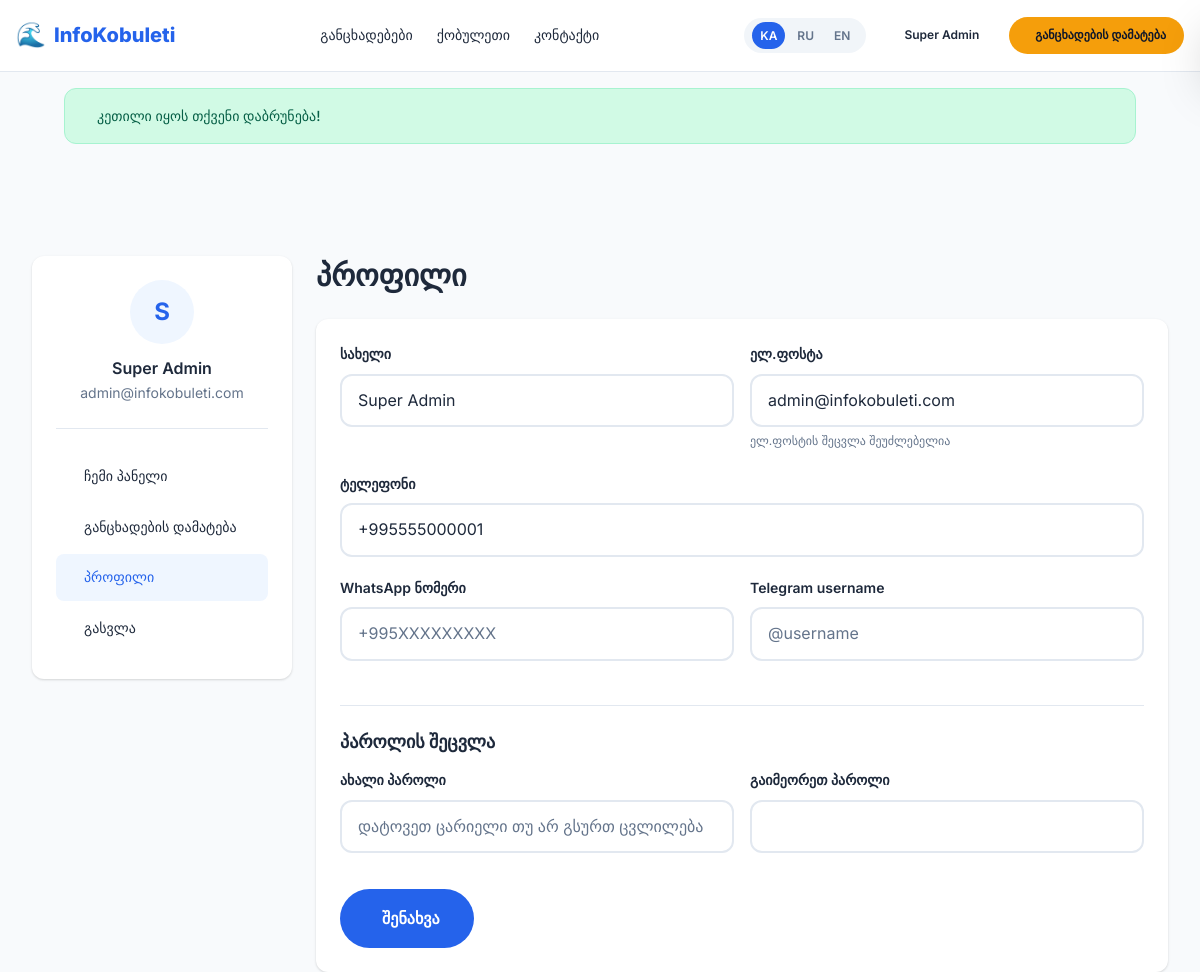
The page /my/profile (signed in) on the database as committed earlier.
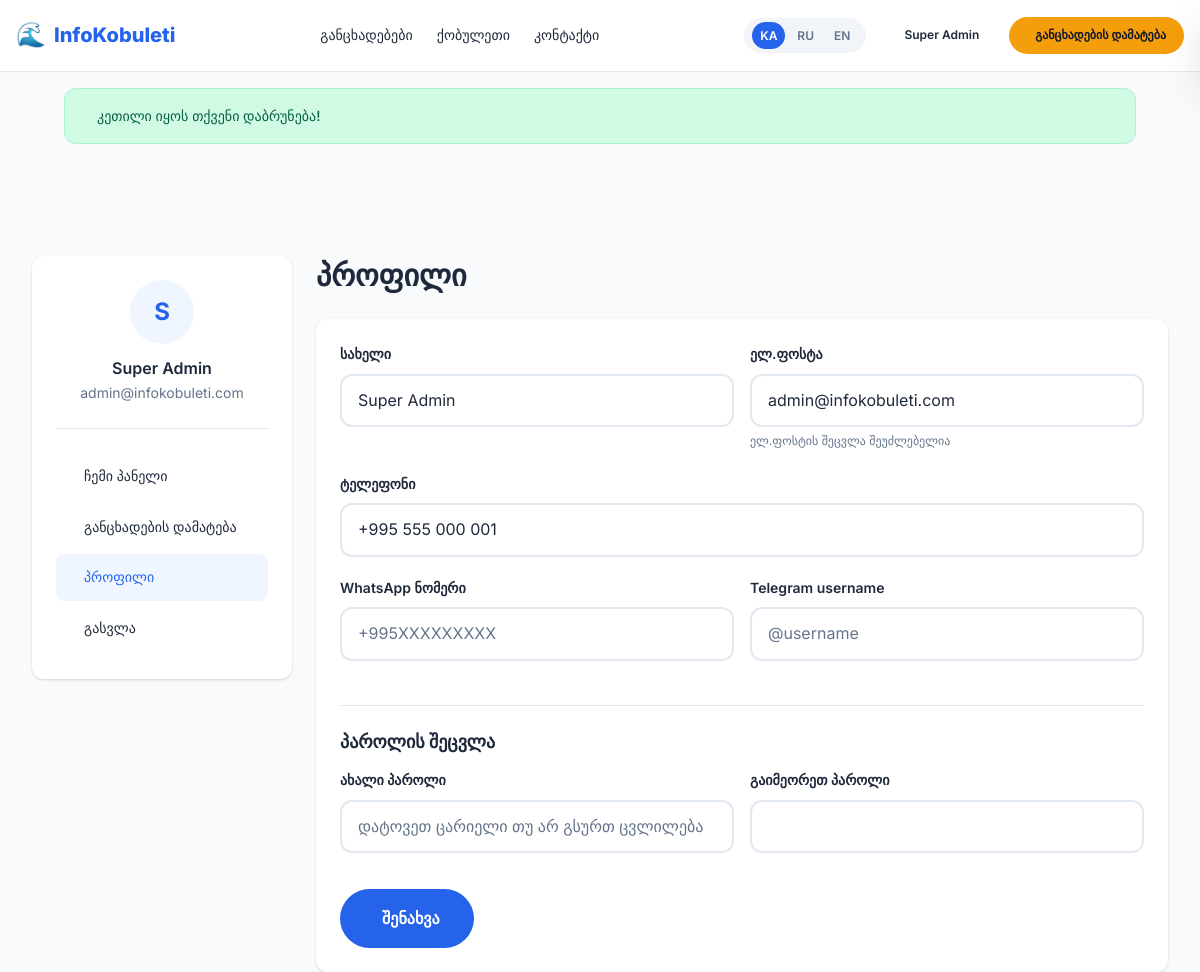
The same page on the database as committed later.
### tables this page shows
CREATE TABLE `users` (
  `id` INT AUTO_INCREMENT PRIMARY KEY,
  `name` VARCHAR(255) NOT NULL,
  `email` VARCHAR(255) UNIQUE NOT NULL,
  `phone` VARCHAR(50),
  `whatsapp_number` VARCHAR(50),
  `telegram_username` VARCHAR(100),
  `password` VARCHAR(255) NOT NULL,
  `avatar` VARCHAR(255),
  `role` ENUM('user','admin') DEFAULT 'user',
  `is_active` TINYINT(1) DEFAULT 1,
  `email_verified` TINYINT(1) DEFAULT 1,
  `created_at` TIMESTAMP DEFAULT CURRENT_TIMESTAMP
);

### app/controllers/UserController.php (called while the page is built, shortened)
<?php
class UserController {
    private User $userModel;
    public function __construct() {
        $this->userModel = new User();
    }
    public function profileForm() {
        $user = $this->userModel->findById(Auth::id());
        require VIEW_PATH . '/user/profile.php';
        $content = ob_get_clean();
        require VIEW_PATH . '/layouts/user.php';
    }
}

### app/helpers/Helpers.php (called while the page is built, shortened)
<?php
function __($key, $params = []) {
    $text = $GLOBALS['_lang'][$key] ?? $key;
    return $text;
}
function e($string) {
    return htmlspecialchars($string ?? '', ENT_QUOTES, 'UTF-8');
}
function asset($path) {
    return BASE_URL . '/public/assets/' . ltrim($path, '/');
}
function isActiveRoute($route) {
    $uri = trim(parse_url($_SERVER['REQUEST_URI'], PHP_URL_PATH), '/');
    $base = trim(parse_url(BASE_URL, PHP_URL_PATH), '/');
    $uri = $base ? str_replace($base . '/', '', $uri) : $uri;
    return $uri === ltrim($route, '/');
}

### config/database.php (called while the page is built, shortened)
<?php
class Database {
    private static ?PDO $instance = null;
    public static function getInstance(): PDO {
        if (self::$instance === null) {
            $host = defined('DB_HOST') ? DB_HOST : 'localhost';
            $name = defined('DB_NAME') ? DB_NAME : 'infokobuleti';
            $user = defined('DB_USER') ? DB_USER : 'root';
            $pass = defined('DB_PASS') ? DB_PASS : '';
            $charset = 'utf8mb4';
            $dsn = "mysql:host={$host};dbname={$name};charset={$charset}";
            $options = [
                PDO::ATTR_ERRMODE            => PDO::ERRMODE_EXCEPTION,
                PDO::ATTR_DEFAULT_FETCH_MODE => PDO::FETCH_ASSOC,
                PDO::ATTR_EMULATE_PREPARES   => false,
                PDO::MYSQL_ATTR_INIT_COMMAND => "SET NAMES utf8mb4 COLLATE utf8mb4_unicode_ci"
            ];
            try {
                self::$instance = new PDO($dsn, $user, $pass, $options);
            } catch (PDOException $e) {
                if (defined('APP_DEBUG') && APP_DEBUG) {
                    die('Database connection failed: ' . $e->getMessage());
                }
                die('Database connection failed. Please try again later.');
            }
        }
        return self::$instance;
    }
}

### app/helpers/Auth.php (called while the page is built, shortened)
<?php
class Auth {
    public static function user() {
        return $_SESSION['user'] ?? null;
    }
    public static function id() {
        return $_SESSION['user']['id'] ?? null;
    }
    public static function isLoggedIn() {
        return isset($_SESSION['user']);
    }
}

### app/models/User.php (called while the page is built, shortened)
<?php
class User {
    private PDO $db;
    public function __construct() {
        $this->db = Database::getInstance();
    }
    public function findById($id) {
        $stmt = $this->db->prepare("SELECT * FROM users WHERE id = :id LIMIT 1");
        $stmt->execute([':id' => $id]);
        return $stmt->fetch();
    }
}

### app/helpers/Language.php (called while the page is built, shortened)
<?php
class Language {
    public static function get() {
        return DEFAULT_LANG;
    }
    public static function getShortLabels() {
        return [
            'ka' => 'KA',
            'ru' => 'RU',
            'en' => 'EN'
        ];
    }
}

### views/user/profile.php (the view, shortened to what the changed rows need)
<h2 style="margin-bottom: var(--space-6);"><?= __('nav_profile') ?></h2>
<div class="table-wrap p-6">
    <form method="POST" action="<?= BASE_URL ?>/my/profile">
        <div class="form-row">
            <div class="form-group">
                <label class="form-label"><?= __('field_name') ?></label>
                <input type="text" name="name" class="form-input" value="<?= e($user['name']) ?>" required>
            </div>
            <div class="form-group">
                <label class="form-label"><?= __('field_email') ?></label>
                <input type="email" class="form-input" value="<?= e($user['email']) ?>" disabled>
                <span class="form-hint">ელ.ფოსტის შეცვლა შეუძლებელია</span>
            </div>
        </div>
        <div class="form-group">
            <label class="form-label"><?= __('field_phone') ?></label>
            <input type="tel" name="phone" class="form-input" value="<?= e($user['phone']) ?>">
        </div>
        <div class="form-row">
            <div class="form-group">
                <label class="form-label"><?= __('field_whatsapp') ?></label>
                <input type="tel" name="whatsapp_number" class="form-input" value="<?= e($user['whatsapp_number']) ?>" placeholder="+995XXXXXXXXX">
            </div>
            <div class="form-group">
                <label class="form-label"><?= __('field_telegram') ?></label>
                <input type="text" name="telegram_username" class="form-input" value="<?= e($user['telegram_username']) ?>" placeholder="@username">
            </div>
        </div>
        <hr style="margin: var(--space-6) 0; border: none; border-top: 1px solid var(--border);">
        <h4 style="margin-bottom: var(--space-4);">პაროლის შეცვლა</h4>
        <div class="form-row">
            <div class="form-group">
                <label class="form-label">ახალი პაროლი</label>
                <input type="password" name="new_password" class="form-input" placeholder="დატოვეთ ცარიელი თუ არ გსურთ ცვლილება">
            </div>
            <div class="form-group">
                <label class="form-label">გაიმეორეთ პაროლი</label>
                <input type="password" name="new_password_confirm" class="form-input">
            </div>
        </div>
        <button type="submit" class="btn btn-primary btn-lg mt-4">
            <i class="ph ph-floppy-disk"></i> <?= __('btn_save') ?>
        </button>
    </form>
</div>

### views/layouts/user.php (shortened to what the changed rows need)
<!DOCTYPE html>
<html lang="<?= Language::get() ?>">
<head>
    <link rel="stylesheet" href="<?= asset('css/style.css') ?>">
</head>
<body class="has-header">
    <?php require VIEW_PATH . '/partials/header.php'; ?>
    <div class="container">
        <?php require VIEW_PATH . '/partials/flash-message.php'; ?>
        <div class="dashboard-layout">
            <aside class="dashboard-sidebar hide-tablet">
                <div class="dashboard-user">
                    <div class="dashboard-avatar">
                        <?= mb_substr(Auth::user()['name'], 0, 1) ?>
                    </div>
                    <div class="font-semibold"><?= e(Auth::user()['name']) ?></div>
                    <div class="text-sm text-muted"><?= e(Auth::user()['email']) ?></div>
                </div>
                <nav class="dashboard-nav">
                    <a href="<?= BASE_URL ?>/my/dashboard" class="<?= isActiveRoute('my/dashboard') ? 'active' : '' ?>">
                        <i class="ph ph-squares-four"></i> <?= __('nav_my_dashboard') ?>
                    </a>
                    <a href="<?= BASE_URL ?>/my/listings/create" class="<?= isActiveRoute('my/listings/create') ? 'active' : '' ?>">
                        <i class="ph ph-plus-circle"></i> <?= __('nav_add_listing') ?>
                    </a>
                    <a href="<?= BASE_URL ?>/my/profile" class="<?= isActiveRoute('my/profile') ? 'active' : '' ?>">
                        <i class="ph ph-user-circle"></i> <?= __('nav_profile') ?>
                    </a>
                    <a href="<?= BASE_URL ?>/logout">
                        <i class="ph ph-sign-out"></i> <?= __('nav_logout') ?>
                    </a>
                </nav>
            </aside>
            <main>
                <?= $content ?? '' ?>
            </main>
        </div>
    </div>
</body>
</html>

### views/partials/header.php (shortened to what the changed rows need)
<?php $currentLang = Language::get(); $langLabels = Language::getShortLabels(); ?>
<header class="site-header" id="site-header" x-data="{ mobileOpen: false }">
    <div class="header-inner">
        <a href="<?= BASE_URL ?>" class="header-logo">
            <span>🌊</span> InfoKobuleti
        </a>
        <nav class="header-nav">
            <a href="<?= BASE_URL ?>/listings" class="<?= isActiveRoute('listings') ? 'active' : '' ?>">
                <?= __('nav_listings') ?>
            </a>
            <a href="<?= BASE_URL ?>/kobuleti" class="<?= isActiveRoute('kobuleti') ? 'active' : '' ?>">
                <?= __('nav_kobuleti') ?>
            </a>
            <a href="<?= BASE_URL ?>/contact" class="<?= isActiveRoute('contact') ? 'active' : '' ?>">
                <?= __('nav_contact') ?>
            </a>
        </nav>
        <div class="header-actions">
            <div class="lang-switcher">
                <?php foreach ($langLabels as $code => $label): ?>
                <a href="<?= BASE_URL ?>/lang/<?= $code ?>"
                   class="<?= $currentLang === $code ? 'active' : '' ?>">
                    <?= $label ?>
                </a>
                <?php endforeach; ?>
            </div>
            <?php if (Auth::isLoggedIn()): ?>
                <a href="<?= BASE_URL ?>/my/dashboard" class="btn btn-ghost btn-sm hide-mobile">
                    <?= e(Auth::user()['name']) ?>
                </a>
            <?php else: ?>
                <a href="<?= BASE_URL ?>/login" class="btn btn-ghost btn-sm hide-mobile">
                    <?= __('nav_login') ?>
                </a>
            <?php endif; ?>
            <a href="<?= Auth::isLoggedIn() ? BASE_URL . '/my/listings/create' : BASE_URL . '/login' ?>"
               class="btn btn-accent btn-sm hide-mobile">
                <?= __('nav_add_listing') ?>
            </a>
        </div>
    </div>
</header>

Rows that differ between the two databases and show on the page:
changed users "Super Admin": phone "+995555000001" → "+995 555 000 001"
